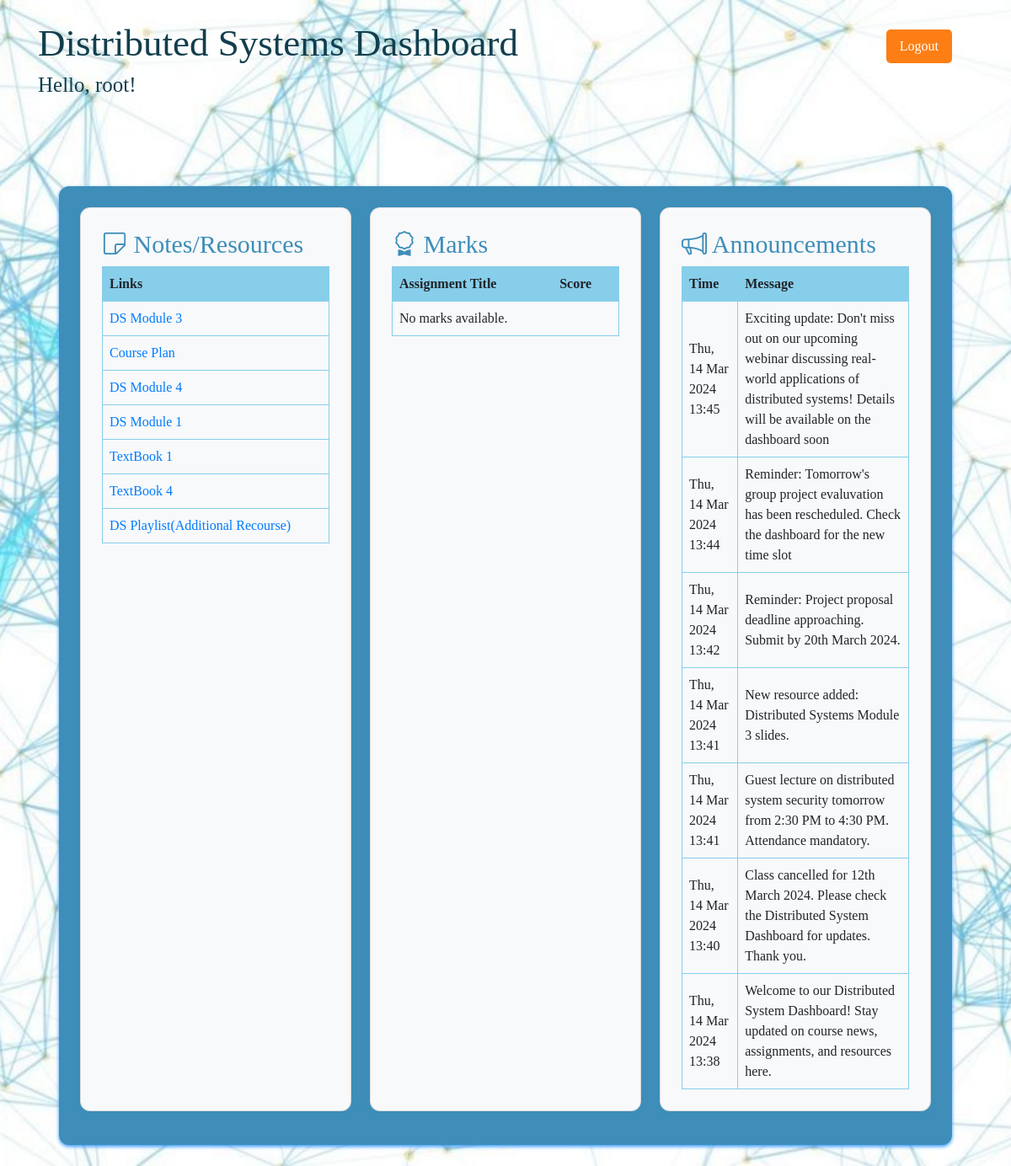
The app's page /home/ (signed in) with its own data.
### myapp/models.py (models this page shows, shortened)
class Resource(models.Model):
    title = models.CharField(max_length=255)
    link = models.URLField()
    description = models.TextField(blank=True)

class Announcement(models.Model):
    message = models.TextField()
    created_at = models.DateTimeField(auto_now_add=True)
    for_all = models.BooleanField(default=True)
    specific_student = models.ForeignKey(
        User, on_delete=models.CASCADE, null=True, blank=True)  # Optional

### myapp/views.py (the view)
# urls.py: path('home/', views.home_view, name='home'),
def home_view(request):
    resources = Resource.objects.all()
    marks = Mark.objects.filter(student=request.user)
    announcements = (Announcement.objects.filter(for_all=True) | Announcement.objects.filter(
        specific_student=request.user)).order_by('-created_at')
    context = {
        'user': request.user,
        'welcome_message': "Distributed Systems Dashboard",
        'resources': resources,
        'marks': marks,
        'announcements': announcements,
    }
    return render(request, 'home.html', context)

### templates/home.html (shortened to what this page needs)
<!DOCTYPE html>
<html lang="en">
<head>
    <link rel="stylesheet" href="https://stackpath.bootstrapcdn.com/bootstrap/4.5.2/css/bootstrap.min.css">
    <link rel="stylesheet" href="https://cdn.jsdelivr.net/npm/bootstrap-icons@1.9.1/font/bootstrap-icons.css">
</head>
<body>
    <div class="container">
        <br>
        <h1>{{ welcome_message }}</h1>
        <h3>Hello, {{ user.username }}!</h3>
        <form action="{% url 'logout' %}" method="post">
            <button type="submit">Logout</button>
        </form>
        <br><br><br>
        <div class="dashboard">
            <div class="column card bg-light">
                <h2><i class="bi bi-sticky"></i>  Notes/Resources</h2>
                <table>
                    <thead>
                        <tr>
                            <th>Links</th>
                        </tr>
                    </thead>
                    <tbody>
                        {% for resource in resources %}
                        <tr>
                            <td><a href="{{ resource.link }}">{{ resource.title }}</a></td>
                        </tr>
                        {% empty %}
                        <tr>
                            <td>No resources available.</td>
                        </tr>
                        {% endfor %}
                    </tbody>
                </table>
            </div>
            <div class="column card bg-light">
                <h2><i class="bi bi-award"></i>  Marks</h2>
                <table>
                    <thead>
                        <tr>
                            <th>Assignment Title</th>
                            <th>Score</th>
                        </tr>
                    </thead>
                    <tbody>
                        {% for mark in marks %}
                        <tr>
                            <td>{{ mark.assignment_title }}</td>
                            <td>{{ mark.score }}</td>
                        </tr>
                        {% empty %}
                        <tr>
                            <td colspan="2">No marks available.</td>
                        </tr>
                        {% endfor %}
                    </tbody>
                </table>
            </div>
            <div class="column card bg-light">
                <h2><i class="bi bi-megaphone"></i>  Announcements</h2>
                <table>
                    <thead>
                        <tr>
                            <th>Time</th>
                            <th>Message</th>
                        </tr>
                    </thead>
                    <tbody>
                        {% for announcement in announcements %}
                        <tr class="announcement" data-message="{{ announcement.message }}" data-type="{% if announcement.for_all %}Broadcast{% else %}Private{% endif %}">
                            <td>{{ announcement.created_at|date:"D, d M Y H:i" }}</td>
                            <td>{{ announcement.message }}</td>
                        </tr>
                        {% empty %}
                        <tr>
                            <td colspan="2">No announcements.</td>
                        </tr>
                        {% endfor %}
                    </tbody>
                </table>
            </div>
        </div>
    </div>
</body>
</html>

### templates/home.html (style rules this page uses)
body { font-family: 'Garamond', serif; margin: 0; padding: 0; display: flex; justify-content: center; background-color: #fff; }
.dashboard { display: grid; grid-template-columns: repeat(3, 1fr); gap: 22px; max-width: 1300px; margin: 25px; padding: 25px; background-color: #3e8eb9; border-radius: 12px; box-shadow: 0 2px 4px #3399ff; }
.column { padding: 25px; border-radius: 12px; background-color: #FFF; box-shadow: 0 2px 4px #3e8eb9; transition: transform 0.2s ease; }
h1 { color:#123e4d; font-family: 'Garamond', serif; font-size: 45px; }
h3 { color:#123e4d; font-family: 'Garamond', serif; font-size: 25px; }
h2 { color: #3e8eb9 ; font-family: 'Garamond', serif; font-size: 30px; }
.card { margin-bottom: 15px; }
button[type="submit"] { background-color: #fd7e14; color: white; border: none; padding: 8px 16px; border-radius: 5px; cursor: pointer; position: absolute; top: 35px; right: 40px; }
h2 i { color: #3e8eb9; }
.container { position: relative; }
table { border-collapse: collapse; width: 100%; }
th, td { border: 1px solid #87CEEB; padding: 8px; text-align: left; }
th { background-color: #87CEEB; }

### records on screen
Resource: title "DS Module 3"
Resource: title "Course Plan"
Resource: title "DS Module 4"
Resource: title "DS Module 1"
Resource: title "TextBook 1"
Resource: title "TextBook 4"
Resource: title "DS Playlist(Additional Recourse)"
Announcement: created_at "Thu, 14 Mar 2024 13:45", message "Exciting update: Don't miss out on our upcoming webinar discussing real-world applications of distributed systems! Details will be available on the dashboard soon"
Announcement: created_at "Thu, 14 Mar 2024 13:44", message "Reminder: Tomorrow's group project evaluvation has been rescheduled. Check the dashboard for the new time slot"
Announcement: created_at "Thu, 14 Mar 2024 13:42", message "Reminder: Project proposal deadline approaching. Submit by 20th March 2024."
Announcement: created_at "Thu, 14 Mar 2024 13:41", message "New resource added: Distributed Systems Module 3 slides."
Announcement: created_at "Thu, 14 Mar 2024 13:41", message "Guest lecture on distributed system security tomorrow from 2:30 PM to 4:30 PM. Attendance mandatory."
Announcement: created_at "Thu, 14 Mar 2024 13:40", message "Class cancelled for 12th March 2024. Please check the Distributed System Dashboard for updates. Thank you."
Announcement: created_at "Thu, 14 Mar 2024 13:38", message "Welcome to our Distributed System Dashboard! Stay updated on course news, assignments, and resources here."

### other values on screen
{{ welcome_message }} "Distributed Systems Dashboard"
{{ user.username }} "root"
